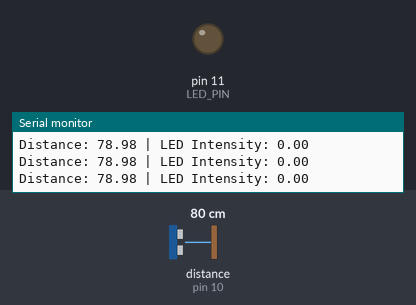
Bench run of a sketch on a simulated Arduino Uno, built with avr-gcc and run on an emulated ATmega328P. On the bench: output pins drawn as LEDs (lit = HIGH), the last lines printed to the serial monitor. Wiring (inferred from the names in the program): ultrasonic range finder: trigger pin 9; echo pin 10. The inputs (shaded band) are chosen by the test bench; at power-on: distance to the obstacle (sensor on pin 10) 80 cm. The echo pulse lasts 58.3 µs per cm; pins used as bus, display or sensor lines are not drawn.

Above: at 1.2 s.
1.3 s: distance to the obstacle (sensor on pin 10) set to 2 cm
At 4.1 s:
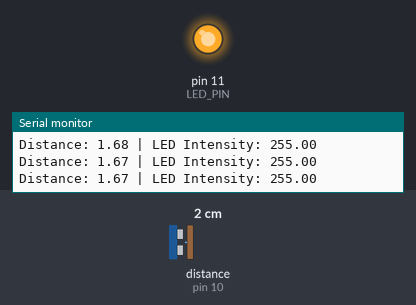
4.3 s: distance to the obstacle (sensor on pin 10) set to 60 cm
At 4.49 s:
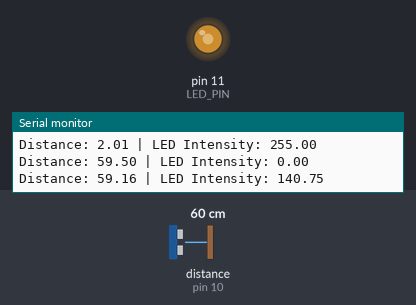
7.3 s: distance to the obstacle (sensor on pin 10) set to 35 cm
At 8.5 s:
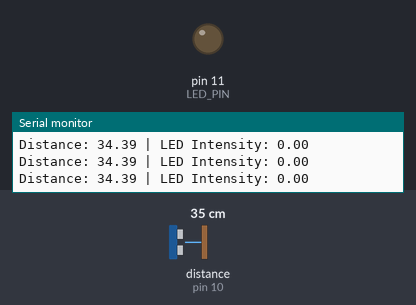
Timing chart, 0 to 10.3 s (numbered marks = the images above; inputs shaded):
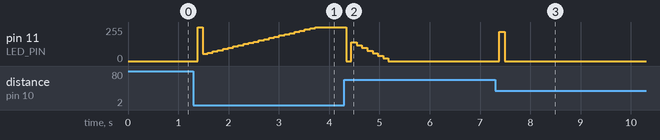

Measured:
- after the input at 1.3 s, pin 11 (LED_PIN): 0/255 → 255/255 after 0.08 s, → 55/255 0.10 s later, → 63/255 0.10 s later, → 73/255 0.10 s later, … (24 changes in this stretch)
- after the input at 4.3 s, pin 11 (LED_PIN): 255/255 → 0/255 at once, → 140/255 0.11 s later, → 117/255 0.11 s later, → 98/255 0.11 s later, … (9 changes in this stretch)
- after the input at 7.3 s, pin 11 (LED_PIN): 0/255 → 218/255 after 0.08 s, → 0/255 0.10 s later

The sketch:

DistanceSensorTest.ino
```cpp
#include <PID_v1.h>

#define TRIG_PIN 9
#define ECHO_PIN 10
#define LED_PIN 11

double desiredDistance = 20;
double realDistance;
double ledOutput;

// PID parameters
double Kp = 2, Ki = 5, Kd = 1;

// PID Object
PID myPID(&realDistance, &ledOutput, &desiredDistance, Kp, Ki, Kd, DIRECT);


void setup() {
  Serial.begin(9600);  // Initialize Serial Monitor

  pinMode(TRIG_PIN, OUTPUT);
  pinMode(ECHO_PIN, INPUT);
  pinMode(LED_PIN, OUTPUT);

  myPID.SetTunings(Kp, Ki, Kd);
  myPID.SetMode(AUTOMATIC); // Enable PID control
  myPID.SetOutputLimits(0, 255); // Ensure LED brightness is within valid range

}


void loop() {
  long duration;
  float distance;

  digitalWrite(TRIG_PIN, LOW);
  delayMicroseconds(2);
  digitalWrite(TRIG_PIN, HIGH);
  delayMicroseconds(10);
  digitalWrite(TRIG_PIN, LOW);

  // Measure the echo pulse duration
  duration = pulseIn(ECHO_PIN, HIGH);

  // Convert duration to distance in cm
  distance = duration * 0.034 / 2;

  realDistance = distance;

  myPID.Compute();

 // Adjust LED brightness based on distance
  // if (realDistance <= desiredDistance - 1) {

  // } else if (realDistance >= desiredDistance + 1) {
  //   myPID.Compute();
  // }

  // Constrain LED brightness to valid PWM range (0-255)
  ledOutput = constrain(ledOutput, 0, 255);

  // Apply outputs
  analogWrite(LED_PIN, ledOutput); // Control the LED brightness

  // Print values for debugging
  Serial.print("Distance: ");
  Serial.print(realDistance);
  Serial.print(" | LED Intensity: ");
  Serial.println(ledOutput);

  delay(100); // Short delay to stabilize readings


}
```
